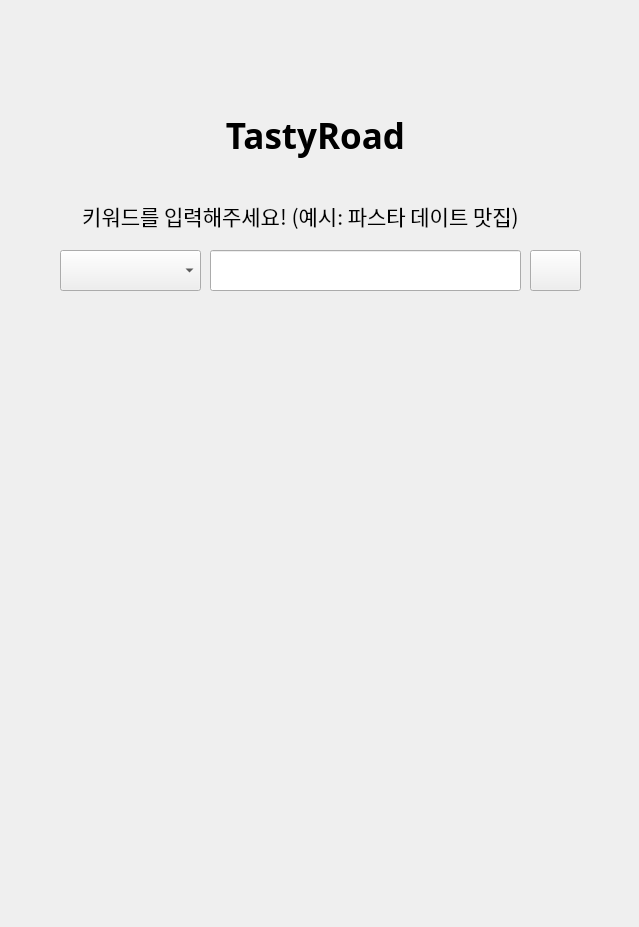
<?xml version="1.0" encoding="UTF-8"?>
<ui version="4.0">
 <class>Form</class>
 <widget class="QWidget" name="Form">
  <property name="geometry">
   <rect>
    <x>0</x>
    <y>0</y>
    <width>639</width>
    <height>927</height>
   </rect>
  </property>
  <property name="mouseTracking">
   <bool>false</bool>
  </property>
  <property name="windowTitle">
   <string>Form</string>
  </property>
  <property name="autoFillBackground">
   <bool>false</bool>
  </property>
  <property name="styleSheet">
   <string notr="true"/>
  </property>
  <widget class="QLabel" name="label">
   <property name="geometry">
    <rect>
     <x>200</x>
     <y>100</y>
     <width>231</width>
     <height>71</height>
    </rect>
   </property>
   <property name="font">
    <font>
     <family>맑은 고딕</family>
     <pointsize>26</pointsize>
     <weight>75</weight>
     <bold>true</bold>
    </font>
   </property>
   <property name="text">
    <string>TastyRoad</string>
   </property>
   <property name="alignment">
    <set>Qt::AlignCenter</set>
   </property>
  </widget>
  <widget class="QComboBox" name="comboBox_2">
   <property name="geometry">
    <rect>
     <x>60</x>
     <y>250</y>
     <width>141</width>
     <height>41</height>
    </rect>
   </property>
   <property name="font">
    <font>
     <family>맑은 고딕</family>
     <pointsize>13</pointsize>
    </font>
   </property>
  </widget>
  <widget class="QLineEdit" name="le_keyword">
   <property name="geometry">
    <rect>
     <x>210</x>
     <y>250</y>
     <width>311</width>
     <height>41</height>
    </rect>
   </property>
   <property name="font">
    <font>
     <family>맑은 고딕</family>
     <pointsize>13</pointsize>
    </font>
   </property>
  </widget>
  <widget class="QPushButton" name="btn_recommendation">
   <property name="geometry">
    <rect>
     <x>530</x>
     <y>250</y>
     <width>51</width>
     <height>41</height>
    </rect>
   </property>
   <property name="font">
    <font>
     <pointsize>25</pointsize>
    </font>
   </property>
   <property name="autoFillBackground">
    <bool>true</bool>
   </property>
   <property name="text">
    <string/>
   </property>
   <property name="icon">
    <iconset>
     <normaloff>./2.png</normaloff>./2.png</iconset>
   </property>
   <property name="iconSize">
    <size>
     <width>1000</width>
     <height>1000</height>
    </size>
   </property>
   <property name="autoRepeat">
    <bool>false</bool>
   </property>
   <property name="autoExclusive">
    <bool>false</bool>
   </property>
   <property name="autoDefault">
    <bool>false</bool>
   </property>
   <property name="flat">
    <bool>false</bool>
   </property>
  </widget>
  <widget class="QLabel" name="lbl_recommendation">
   <property name="geometry">
    <rect>
     <x>70</x>
     <y>310</y>
     <width>491</width>
     <height>481</height>
    </rect>
   </property>
   <property name="font">
    <font>
     <family>맑은 고딕</family>
     <pointsize>20</pointsize>
    </font>
   </property>
   <property name="styleSheet">
    <string notr="true"/>
   </property>
   <property name="text">
    <string/>
   </property>
   <property name="pixmap">
    <pixmap>./2.png</pixmap>
   </property>
   <property name="scaledContents">
    <bool>true</bool>
   </property>
   <property name="alignment">
    <set>Qt::AlignCenter</set>
   </property>
  </widget>
  <widget class="QLabel" name="label_3">
   <property name="geometry">
    <rect>
     <x>10</x>
     <y>-10</y>
     <width>621</width>
     <height>931</height>
    </rect>
   </property>
   <property name="styleSheet">
    <string notr="true"/>
   </property>
   <property name="text">
    <string/>
   </property>
   <property name="pixmap">
    <pixmap>./3.png</pixmap>
   </property>
   <property name="scaledContents">
    <bool>true</bool>
   </property>
  </widget>
  <widget class="QLabel" name="label_2">
   <property name="geometry">
    <rect>
     <x>40</x>
     <y>200</y>
     <width>521</width>
     <height>31</height>
    </rect>
   </property>
   <property name="font">
    <font>
     <family>맑은 고딕</family>
     <pointsize>16</pointsize>
     <weight>50</weight>
     <bold>false</bold>
    </font>
   </property>
   <property name="text">
    <string>키워드를 입력해주세요! (예시: 파스타 데이트 맛집)</string>
   </property>
   <property name="alignment">
    <set>Qt::AlignCenter</set>
   </property>
  </widget>
  <zorder>label_3</zorder>
  <zorder>label</zorder>
  <zorder>comboBox_2</zorder>
  <zorder>le_keyword</zorder>
  <zorder>btn_recommendation</zorder>
  <zorder>lbl_recommendation</zorder>
  <zorder>label_2</zorder>
 </widget>
 <resources/>
 <connections/>
</ui>
